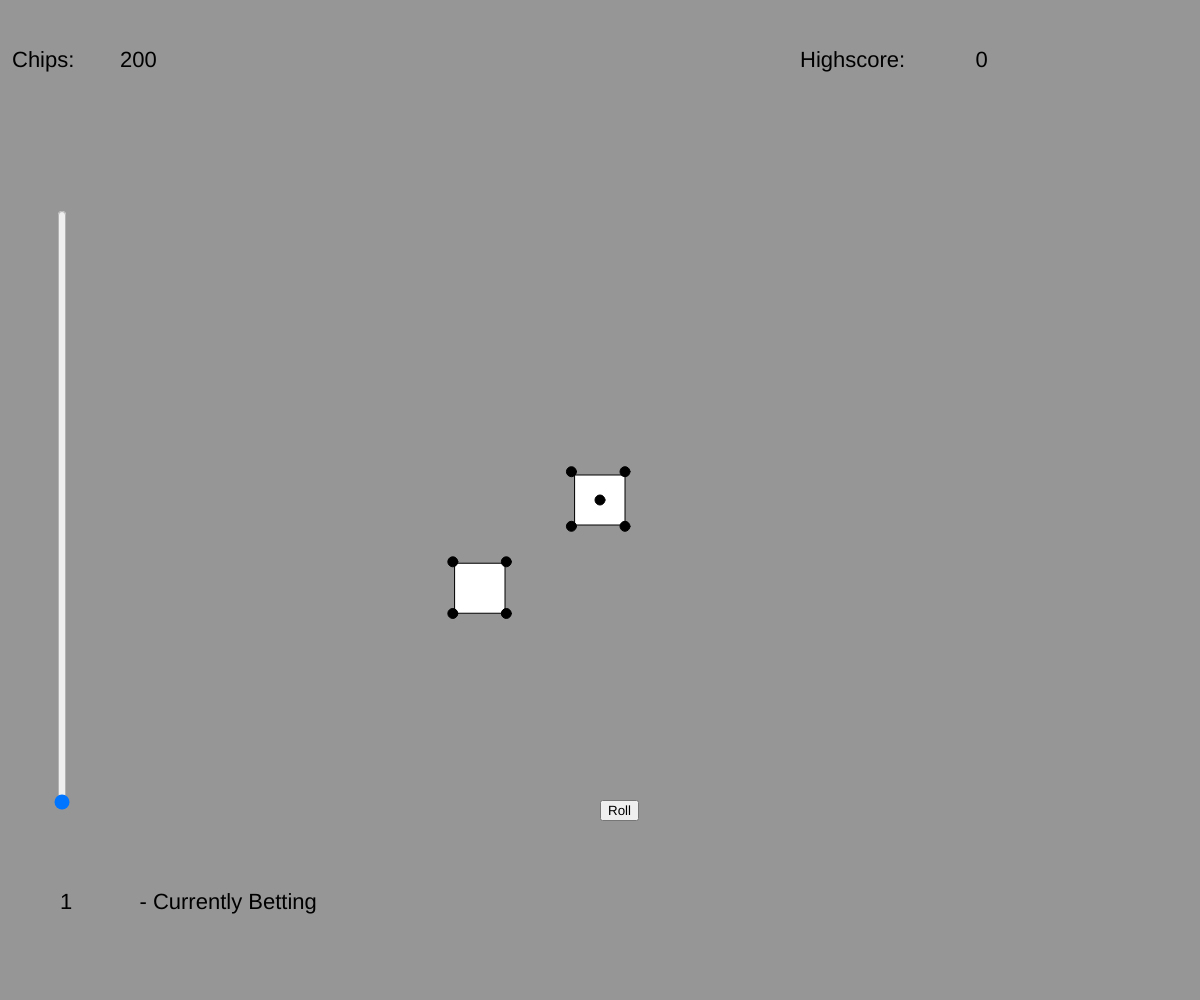
Frame 1 (no input)
Frame 60 (no input): identical to frame 1, image omitted
Frame 120 (the mouse pressed at the canvas centre since frame 60): identical to frame 1, image omitted

The p5.js sketch that drew this single still picture (run headless with seeded random() and noise() and a simulated clock; from frame 60 on, the mouse is pressed at the canvas centre):

// p5.js sketch
// ── sketch.js
//------------------------------------------------INITS


//init slider
let betSlider;

//init chips
let baseChips = 200;
let currentChips = 0;
let maxWonChips = 0;

//init text
let scoreT = 'Chips: ';
let highscoreT = 'Highscore: ';
let betT = ' - Currently Betting';
let pointT = 'Bet on Point';
let passT = 'Bet on Pass';
let rollT = 'Roll';
let preRollT = 'Place a Bet First';

//init dice values
let canRoll = true;
let isRolling = false;
let diceVal = 0;
let pointSet = false;
let pointVal = 0;
let pointTry = 3;

//---------------------------------------------------COMMON METHODS

//compiled common text methods
function drawText(T, S, F, x, y){
  textSize(S);
  fill(F);
  text(T, x, y);
}

//advanced version allow RGB args for fill()
function drawTextA(T, S, f1, f2, f3, x, y){
  textSize(S);
  fill(f1, f2, f3);
  text(T, x, y);
}

//----------------------------------------------------------APP METHODS

//update slider min max if args are valid; else set 0 - 1000
function updateSliderBet(min, max){
  if(min){
      betSlider.attribute('min', min);
  }else{
    betSlider.attribute('min', 0);
  }

  if(max){
    betSlider.attribute('max', max);
  }else{
    betSlider.attribute('max', 0);
  }

  if(max && min){
    betSlider.elt.step = round(max * 0.005);
  }
}

//update dice render based on input value
function drawDice(val){
  //subtratced by 2 becuase that is min of 2d6.
  switch(val - 2){
    case 0: //ROLLED 2
      rectMode(CENTER);
      fill(255);
      rect(width / 2, height / 2, 50, 50);
      fill(0);
      circle(width / 2, height / 2, 10);

      //d2
      rectMode(CENTER);
      fill(255);
      rect(width / 2.5, height / 1.7, 50, 50);
      fill(0);
      circle(width / 2.5, height / 1.7, 10);
      break;
    case 1: // ROLLED 3
      rectMode(CENTER);
      fill(255);
      rect(width / 2, height / 2, 50, 50);
      fill(0);
      circle(width / 1.95, height / 1.95, 10);
      circle(width / 2.05, height / 2.05, 10);

      //d2
      rectMode(CENTER);
      fill(255);
      rect(width / 2.5, height / 1.7, 50, 50);
      fill(0);
      circle(width / 2.5, height / 1.7, 10);
      break;
    case 2: //ROLLED A 4
      rectMode(CENTER);
      fill(255);
      rect(width / 2, height / 2, 50, 50);
      fill(0);
      circle(width / 1.95, height / 1.95, 10);
      circle(width / 2.05, height / 2.05, 10);

      //d2
      rectMode(CENTER);
      fill(255);
      rect(width / 2.5, height / 1.7, 50, 50);
      fill(0);
      circle(width / 2.4, height / 1.75, 10);
      circle(width / 2.6, height / 1.65, 10);
      break;
    case 3://ROLLED A 5
      rectMode(CENTER);
      fill(255);
      rect(width / 2, height / 2, 50, 50);
      fill(0);
      circle(width / 1.92, height / 1.9, 10);
      circle(width / 2.1, height / 2.12, 10);
      circle(width / 2, height / 2, 10);

      //d2
      rectMode(CENTER);
      fill(255);
      rect(width / 2.5, height / 1.7, 50, 50);
      fill(0);
      circle(width / 2.4, height / 1.75, 10);
      circle(width / 2.6, height / 1.65, 10);
      break;
    case 4://ROLLED A 6
      rectMode(CENTER);
      fill(255);
      rect(width / 2, height / 2, 50, 50);
      fill(0);
      circle(width / 1.92, height / 1.9, 10);
      circle(width / 2.1, height / 2.12, 10);
      circle(width / 2, height / 2, 10);

      //d2
      rectMode(CENTER);
      fill(255);
      rect(width / 2.5, height / 1.7, 50, 50);
      fill(0);
      circle(width / 2.37, height / 1.78, 10);
      circle(width / 2.65, height / 1.63, 10);
      circle(width / 2.5, height / 1.7, 10);
      
      break;
    case 5://ROLLED A 7
      rectMode(CENTER);
      fill(255);
      rect(width / 2, height / 2, 50, 50);
      fill(0);
      circle(width / 1.92, height / 1.9, 10);
      circle(width / 2.1, height / 2.12, 10);
      circle(width / 2.1, height / 1.9, 10);
      circle(width / 1.92, height / 2.12, 10);

      //d2
      rectMode(CENTER);
      fill(255);
      rect(width / 2.5, height / 1.7, 50, 50);
      fill(0);
      circle(width / 2.37, height / 1.78, 10);
      circle(width / 2.65, height / 1.63, 10);
      circle(width / 2.5, height / 1.7, 10);
      
      break;
    case 6://ROLLED A 8
      rectMode(CENTER);
      fill(255);
      rect(width / 2, height / 2, 50, 50);
      fill(0);
      circle(width / 1.92, height / 1.9, 10);
      circle(width / 2.1, height / 2.12, 10);
      circle(width / 2.1, height / 1.9, 10);
      circle(width / 1.92, height / 2.12, 10);

      //d2
      rectMode(CENTER);
      fill(255);
      rect(width / 2.5, height / 1.7, 50, 50);
      fill(0);
      circle(width / 2.37, height / 1.78, 10);
      circle(width / 2.65, height / 1.63, 10);
      circle(width / 2.37, height / 1.63, 10);
      circle(width / 2.65, height / 1.78, 10);
      
      break;
    case 7://ROLLED A 9
      rectMode(CENTER);
      fill(255);
      rect(width / 2, height / 2, 50, 50);
      fill(0);
      circle(width / 1.92, height / 1.9, 10);
      circle(width / 2.1, height / 2.12, 10);
      circle(width / 2.1, height / 1.9, 10);
      circle(width / 1.92, height / 2.12, 10);
      circle(width / 2, height / 2, 10);

      //d2
      rectMode(CENTER);
      fill(255);
      rect(width / 2.5, height / 1.7, 50, 50);
      fill(0);
      circle(width / 2.37, height / 1.78, 10);
      circle(width / 2.65, height / 1.63, 10);
      circle(width / 2.37, height / 1.63, 10);
      circle(width / 2.65, height / 1.78, 10);
      
      break;
    case 8://ROLLED A 10
      rectMode(CENTER);
      fill(255);
      rect(width / 2, height / 2, 50, 50);
      fill(0);
      circle(width / 1.92, height / 1.9, 10);
      circle(width / 2.1, height / 2.12, 10);
      circle(width / 2.1, height / 1.9, 10);
      circle(width / 1.92, height / 2.12, 10);
      circle(width / 2, height / 2, 10);

      //d2
      rectMode(CENTER);
      fill(255);
      rect(width / 2.5, height / 1.7, 50, 50);
      fill(0);
      circle(width / 2.37, height / 1.78, 10);
      circle(width / 2.65, height / 1.63, 10);
      circle(width / 2.37, height / 1.63, 10);
      circle(width / 2.65, height / 1.78, 10);
      circle(width / 2.5, height / 1.7, 10);

      break;
    case 9://ROLLED A 11
      rectMode(CENTER);
      fill(255);
      rect(width / 2, height / 2, 50, 50);
      fill(0);
      circle(width / 1.92, height / 2.12, 9);
      circle(width / 1.92, height / 2, 9);
      circle(width / 1.92, height / 1.9, 9);
      circle(width / 2.1, height / 2.12, 9);
      circle(width / 2.1, height / 2, 9);
      circle(width / 2.1, height / 1.9, 9);

      //d2
      rectMode(CENTER);
      fill(255);
      rect(width / 2.5, height / 1.7, 50, 50);
      fill(0);
      circle(width / 2.37, height / 1.78, 10);
      circle(width / 2.65, height / 1.63, 10);
      circle(width / 2.37, height / 1.63, 10);
      circle(width / 2.65, height / 1.78, 10);
      circle(width / 2.5, height / 1.7, 10);

      
      break;
    case 10://ROLLED A 12
      rectMode(CENTER);
      fill(255);
      rect(width / 2, height / 2, 50, 50);
      fill(0);
      circle(width / 1.92, height / 2.12, 9);
      circle(width / 1.92, height / 2, 9);
      circle(width / 1.92, height / 1.9, 9);
      circle(width / 2.1, height / 2.12, 9);
      circle(width / 2.1, height / 2, 9);
      circle(width / 2.1, height / 1.9, 9);

      //d2
      rectMode(CENTER);
      fill(255);
      rect(width / 2.5, height / 1.7, 50, 50);
      fill(0);
      circle(width / 2.37, height / 1.78, 9);
      circle(width / 2.37, height / 1.7, 9);
      circle(width / 2.37, height / 1.63, 9);
      circle(width / 2.65, height / 1.78, 9);
      circle(width / 2.65, height / 1.7, 9);
      circle(width / 2.65, height / 1.63, 9);
      
      break;
    default: //draw empty 1d6 on invalid case
      rectMode(CENTER);
      fill(255);
      rect(width / 2, height / 2, 50, 50);
      
  }
}

//try to take player chips based on arg
function loseChips(x){
  if(pointSet == false){
        if(x && x > 0){
      if(currentChips > x){
        currentChips = currentChips - x;
        canRoll = true;
      }else{
        currentChips = 0;
      }
    }else{
      return;
    }
  }else{
    return;
  }
}

//try to award player chips based on arg
function winChips(x){
    if(x && x > 0){
    currentChips = currentChips + x;
    canRoll = true;
  }
}

function resetPointTry(){
  pointTry = 3;
  console.log("---POINT TRY RESET---");
}

//Update drawDice with bet value, subtract bet amount from currentChips
function roll(){
  //init local bet amount
  let b = betSlider.value();
  
  //check if player can bet, halt betting, take chips, update dice & slider, execute bet.
  if(canRoll == true){
    //need to set diceVal first before betting
    diceVal = int(random(2, 13));
    canRoll = false;
    loseChips(b);
    betChips(b);
    updateSliderBet(0, currentChips);

    
    
  }else{
    console.log("CAN'T BET!");
    return;
  }

  //DEBUG
  console.log("//ROLL DEBUG\\");
  console.log("Can Roll " + canRoll);
  console.log("Dice Value: " + diceVal);
  console.log("-------------END OF ROLLING DEBUG-----------");
  
}

//bet input chips, award based on diceVal
function betChips(x){
  //subtratced by 2 becuase that is min of 2d6.
  
  //DEBUG
  console.log("//BET DEBUG\\");

  if(pointSet != true){
    switch(diceVal - 2){
      case 0: //roll2 - FAIL
        break;
        
      case 1://roll3 - FAIL
        break;
        
      case 2://roll4 - POINT
        pointVal = 4;
        pointSet = true;
        canRoll = true;
        resetPointTry();
        break;
        
      case 3://roll5 - POINT
        pointVal = 5;
        pointSet = true;
        canRoll = true;
        resetPointTry();
        break;
        
      case 4:// roll6 - POINT
        pointVal = 6;
        pointSet = true;
        canRoll = true;
        resetPointTry();
        break;
        
      case 5://roll7 - NAT WIN
        winChips(x * 3);
        break;
        
      case 6://roll8 - POINT
        pointVal = 8;
        pointSet = true;
        canRoll = true;
        resetPointTry();
        break;
        
      case 7://roll9 - POINT
        pointVal = 9;
        pointSet = true;
        canRoll = true;
        resetPointTry();
        break;
        
      case 8://roll10 - POINT
        pointVal = 10;
        pointSet = true;
        canRoll = true;
        resetPointTry();
        break;
        
      case 9://roll11 - NAT WIN
        winChips(x * 3);
        break;
        
      case 10://roll12 - FAIL
        break;

      default:
        return;
    }
  }else{//Do if Point value is set
    if(pointTry > 0){
      pointTry--;

      switch(diceVal - 2){
      case 0:
      case 1:
      case 2:
      case 3:
      case 4:
      case 6:
      case 7:
      case 8:
      case 9:
      case 10:
        //decrease tries to roll point

        //if rolled value is equal to point value
        if(pointVal && pointVal == diceVal){
          winChips(x * 2);
          console.log("ROLLED POINT VAL");
          break;          
        }else{
          console.log("DID NOT ROLL POINT");
          if(pointTry === 0){
            console.log('OUT OF TRIES');
            pointSet = false;
            resetPointTry();
          }
          canRoll = true;
          break;
        }

      case 5://7-out loss
        console.log("7-OUT LOSS");
        pointSet = false;
        resetPointTry();
        canRoll = true;
        break;

      default:
        console.log("INVALID");
        canRoll = true;
        break;
    }

    }else{//do if pointTry is 0
      pointSet = false;
      resetPointTry();
      canRoll = true;
      return;
    }
  }

  //DEBUG
  console.log("Bet Amount: " + x);
  console.log("Point? " + pointSet);
  console.log("Point Value: " + pointVal)
}



//-------------------------------------------------------APP INITIAL RENDER

function setup() {
  createCanvas(windowWidth, windowHeight);

  //creat slider, style, and set max to baseChips
  betSlider = createSlider(1, 1000, 1, 5);
  betSlider.position(width / 10 * -2, height / 2);
  betSlider.style('transform', 'rotate(270deg)');
  betSlider.style('width', width / 2 + 'px');
  updateSliderBet(1, baseChips);

  diceVal = int(random(2, 13));
  currentChips = baseChips;

  //create Roll Button
  let rollB = createButton(rollT);
  rollB.position(width / 2, height / 1.25);
  rollB.mousePressed(roll);

}

//----------------------------------------------------------APP TICK
function draw() {
  background(150);

  //draw Score Text
  drawText(scoreT, 22, 'black', width/ 100, height / 15);
  drawText(currentChips, 22, 'black', width/ 10, height / 15);

  //draw Highscore Text
  drawText(highscoreT, 22, 'black', width/ 1.5, height / 15);
  drawText(maxWonChips, 22, 'black', width/ 1.23, height / 15);

  //draw Betting Text
  drawText(betT, 22, 'black', width/ 9, height / 1.1);

  //draw Betting Amount
  drawText(betSlider.value(), 22, 'black', width/ 20, height / 1.1);

  //draw dice
  drawDice(diceVal);
  
}

//---------------------------------------------------------AFTER TICK
